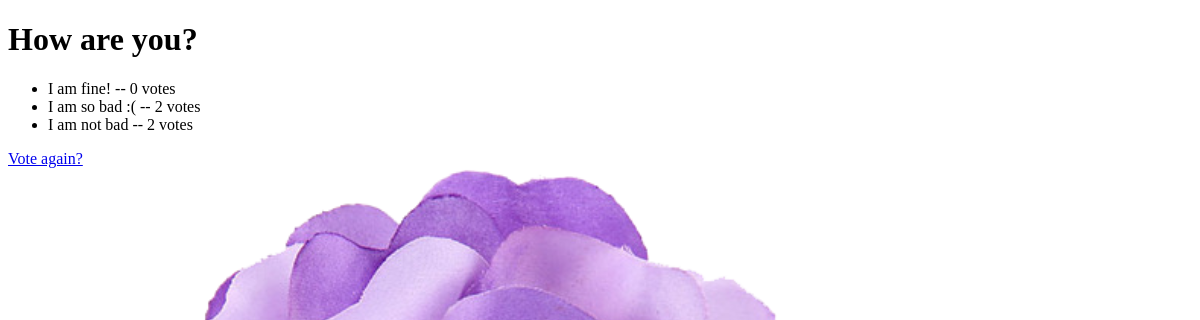
Page /polls/1/results/ on the committed database.
### polls/models.py (models this page shows, shortened)
class Question(models.Model):
    question_text = models.CharField(max_length=200)
    pub_date = models.DateTimeField("date published")
    objects = models.Manager()

class Choice(models.Model):
    question = models.ForeignKey(Question, on_delete=models.CASCADE)
    choice_text = models.CharField(max_length=200)
    votes = models.IntegerField(default=0)

### polls/views.py (the view)
# urls.py: path("<int:pk>/results/", views.ResultsView.as_view(), name="results"),
class ResultsView(generic.DetailView):
    model = Question
    template_name = "polls/results.html"

### polls/templates/polls/results.html (shortened to what this page needs)
<!DOCTYPE html>
<html lang="en">
<head>
</head>
<body>
{% load static %}
<link rel="stylesheet" href="{% static 'polls/css/style.css' %}">
<h1>{{ question.question_text }}</h1>
<ul>
{% for choice in question.choice_set.all %}
    <li>{{ choice.choice_text }} -- {{ choice.votes }} vote{{ choice.votes|pluralize }}</li>
{% endfor %}
</ul>
<a href="{% url 'polls:detail' question.id %}">Vote again?</a>
</body>
</html>

### polls/static/polls/css/style.css (style rules this page uses)
body { background: white url("../images/background.png"); background-size: 1000px 1000px; }

### rows in the picture
Question: question_text "How are you?"
Choice: choice_text "I am fine!", votes "0"
Choice: choice_text "I am so bad :(", votes "2"
Choice: choice_text "I am not bad", votes "2"
